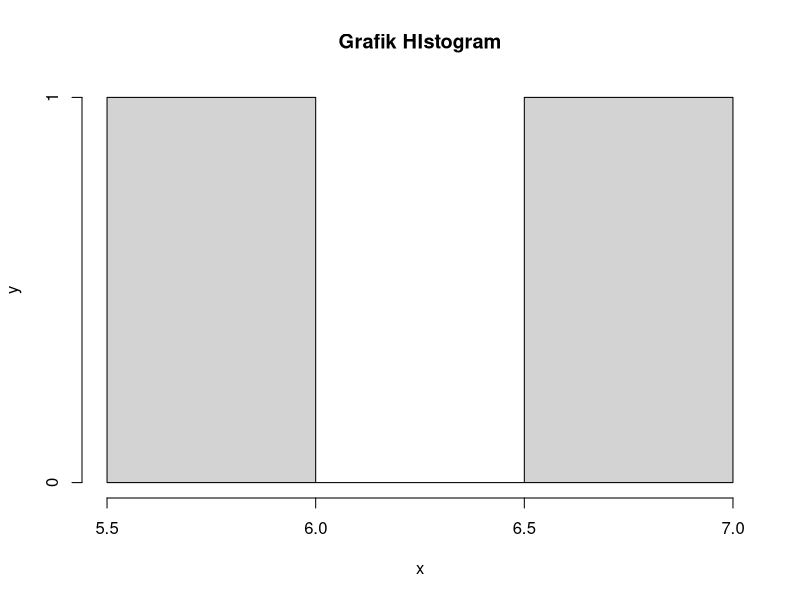

The R source for this figure:
#Soal 4
#A
x = 2
y = 10
stat = dchisq(x,y)
stat

#B
n = 100
hist(rchisq(x,y),xlab = "x", ylab = "y", main = "Grafik HIstogram")

#C
mean = y
vrian = 2*y
mean
vrian